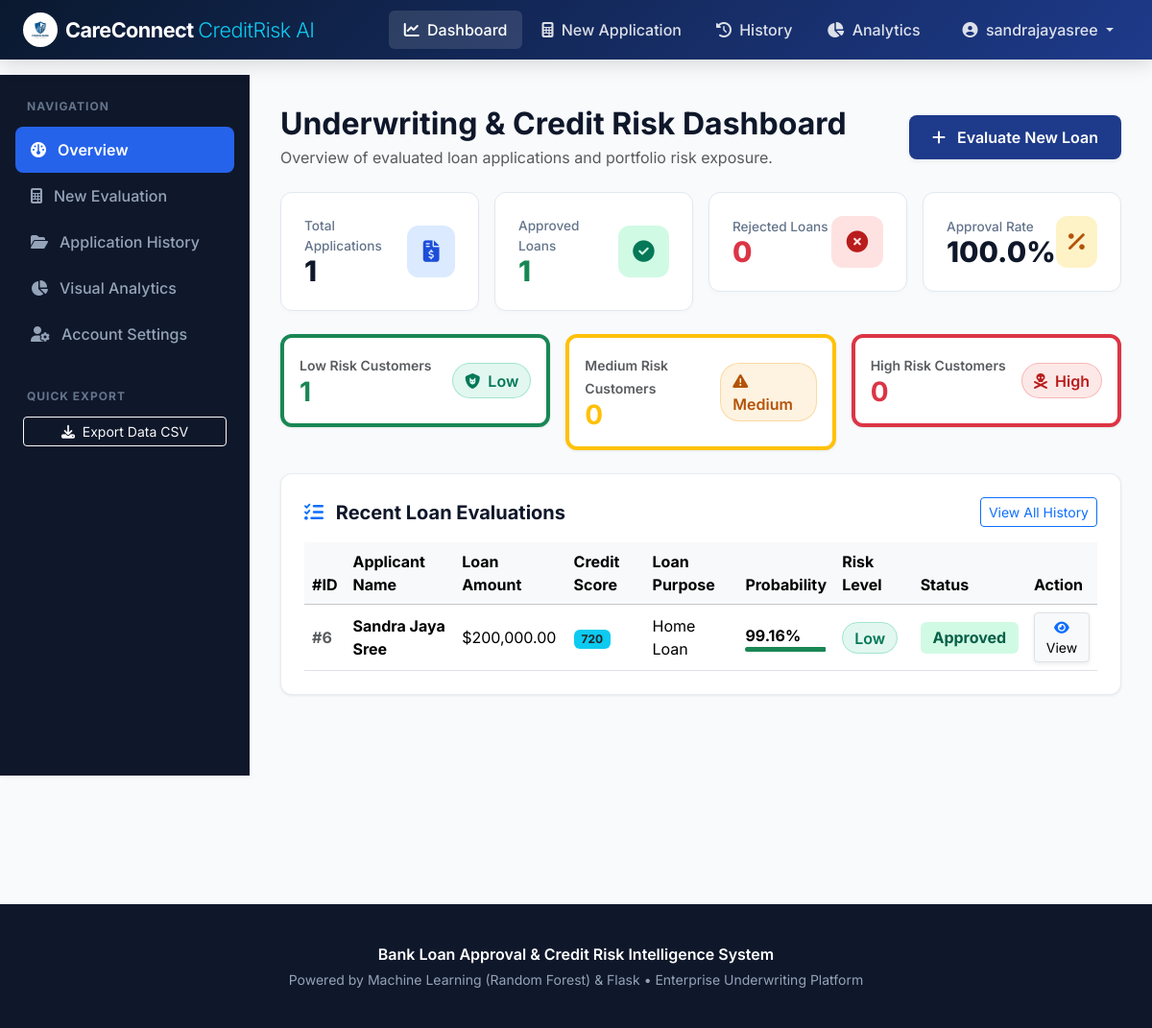
/dashboard (signed in), run on the app's committed database.
### tables this page shows
CREATE TABLE applications (
    id INTEGER PRIMARY KEY AUTOINCREMENT,
    user_id INTEGER NOT NULL,
    applicant_name TEXT NOT NULL,
    age INTEGER NOT NULL,
    gender TEXT NOT NULL,
    marital_status TEXT NOT NULL,
    education TEXT NOT NULL,
    employment_status TEXT NOT NULL,
    annual_income REAL NOT NULL,
    monthly_income REAL NOT NULL,
    coapplicant_income REAL NOT NULL,
    loan_amount REAL NOT NULL,
    loan_term INTEGER NOT NULL,
    credit_score INTEGER NOT NULL,
    existing_loans INTEGER NOT NULL,
    savings REAL NOT NULL,
    property_area TEXT NOT NULL,
    dti_ratio REAL NOT NULL,
    collateral_value REAL NOT NULL,
    loan_purpose TEXT NOT NULL,
    dependents INTEGER NOT NULL,
    prediction_status TEXT NOT NULL,
    approval_probability REAL NOT NULL,
    risk_level TEXT NOT NULL,
    risk_factors TEXT,
    created_at TIMESTAMP DEFAULT CURRENT_TIMESTAMP,
    FOREIGN KEY (user_id) REFERENCES users (id) ON DELETE CASCADE
);

### routes/dashboard.py (the view)
@dashboard_bp.route('/dashboard')
@login_required
def index():
    user_id = session['user_id']
    role = session.get('role')
    if role == 'admin':
        total_apps = query_db("SELECT COUNT(*) as cnt FROM applications", one=True)['cnt']
        approved_apps = query_db("SELECT COUNT(*) as cnt FROM applications WHERE prediction_status = 'Approved'", one=True)['cnt']
        rejected_apps = query_db("SELECT COUNT(*) as cnt FROM applications WHERE prediction_status = 'Rejected'", one=True)['cnt']
        high_risk = query_db("SELECT COUNT(*) as cnt FROM applications WHERE risk_level = 'High'", one=True)['cnt']
        medium_risk = query_db("SELECT COUNT(*) as cnt FROM applications WHERE risk_level = 'Medium'", one=True)['cnt']
        low_risk = query_db("SELECT COUNT(*) as cnt FROM applications WHERE risk_level = 'Low'", one=True)['cnt']
        recent_apps = query_db("SELECT * FROM applications ORDER BY created_at DESC LIMIT 6")
    else:
        total_apps = query_db("SELECT COUNT(*) as cnt FROM applications WHERE user_id = ?", (user_id,), one=True)['cnt']
        approved_apps = query_db("SELECT COUNT(*) as cnt FROM applications WHERE user_id = ? AND prediction_status = 'Approved'", (user_id,), one=True)['cnt']
        rejected_apps = query_db("SELECT COUNT(*) as cnt FROM applications WHERE user_id = ? AND prediction_status = 'Rejected'", (user_id,), one=True)['cnt']
        high_risk = query_db("SELECT COUNT(*) as cnt FROM applications WHERE user_id = ? AND risk_level = 'High'", (user_id,), one=True)['cnt']
        medium_risk = query_db("SELECT COUNT(*) as cnt FROM applications WHERE user_id = ? AND risk_level = 'Medium'", (user_id,), one=True)['cnt']
        low_risk = query_db("SELECT COUNT(*) as cnt FROM applications WHERE user_id = ? AND risk_level = 'Low'", (user_id,), one=True)['cnt']
        recent_apps = query_db("SELECT * FROM applications WHERE user_id = ? ORDER BY created_at DESC LIMIT 6", (user_id,))
    approval_rate = round((approved_apps / total_apps * 100), 1) if total_apps > 0 else 0.0
    metrics = {
        'total_applications': total_apps,
        'approved_loans': approved_apps,
        'rejected_loans': rejected_apps,
        'high_risk': high_risk,
        'medium_risk': medium_risk,
        'low_risk': low_risk,
        'approval_rate': approval_rate
    }
    return render_template('dashboard.html', metrics=metrics, recent_applications=recent_apps)

### templates/dashboard.html (shortened to what this page needs)
{% extends 'base.html' %}
{% block content %}
<div class="dashboard-wrapper">
    <div class="sidebar d-none d-md-block">
        <div class="sidebar-heading">Navigation</div>
        <ul class="sidebar-menu">
            <li>
                <a href="{{ url_for('dashboard.index') }}" class="active">
                    <i class="fa-solid fa-gauge"></i> Overview
                </a>
            </li>
            <li>
                <a href="{{ url_for('predict.predict') }}">
                    <i class="fa-solid fa-calculator"></i> New Evaluation
                </a>
            </li>
            <li>
                <a href="{{ url_for('predict.history') }}">
                    <i class="fa-solid fa-folder-open"></i> Application History
                </a>
            </li>
            <li>
                <a href="{{ url_for('analytics.index') }}">
                    <i class="fa-solid fa-chart-pie"></i> Visual Analytics
                </a>
            </li>
            <li>
                <a href="{{ url_for('auth.profile') }}">
                    <i class="fa-solid fa-user-gear"></i> Account Settings
                </a>
            </li>
        </ul>
        <div class="sidebar-heading">Quick Export</div>
        <div class="px-2">
            <a href="{{ url_for('predict.download_csv') }}" class="btn btn-sm btn-outline-light w-100 mb-2">
                <i class="fa-solid fa-download me-1"></i> Export Data CSV
            </a>
        </div>
    </div>
    <div class="main-content">
        <div class="d-flex justify-content-between align-items-center mb-4 flex-wrap gap-2">
            <div>
                <h2 class="fw-bold mb-1">Underwriting & Credit Risk Dashboard</h2>
                <p class="text-muted mb-0">Overview of evaluated loan applications and portfolio risk exposure.</p>
            </div>
            <div>
                <a href="{{ url_for('predict.predict') }}" class="btn btn-bank-primary shadow-sm">
                    <i class="fa-solid fa-plus me-2"></i> Evaluate New Loan
                </a>
            </div>
        </div>
        <div class="row g-3 mb-4">
            <div class="col-sm-6 col-lg-3">
                <div class="metric-card">
                    <div>
                        <div class="metric-label">Total Applications</div>
                        <div class="metric-val">{{ metrics.total_applications }}</div>
                    </div>
                    <div class="metric-icon icon-blue">
                        <i class="fa-solid fa-file-invoice-dollar"></i>
                    </div>
                </div>
            </div>
            <div class="col-sm-6 col-lg-3">
                <div class="metric-card">
                    <div>
                        <div class="metric-label">Approved Loans</div>
                        <div class="metric-val text-success">{{ metrics.approved_loans }}</div>
                    </div>
                    <div class="metric-icon icon-green">
                        <i class="fa-solid fa-circle-check"></i>
                    </div>
                </div>
            </div>
            <div class="col-sm-6 col-lg-3">
                <div class="metric-card">
                    <div>
                        <div class="metric-label">Rejected Loans</div>
                        <div class="metric-val text-danger">{{ metrics.rejected_loans }}</div>
                    </div>
                    <div class="metric-icon icon-red">
                        <i class="fa-solid fa-circle-xmark"></i>
                    </div>
                </div>
            </div>
            <div class="col-sm-6 col-lg-3">
                <div class="metric-card">
                    <div>
                        <div class="metric-label">Approval Rate</div>
                        <div class="metric-val">{{ metrics.approval_rate }}%</div>
                    </div>
                    <div class="metric-icon icon-amber">
                        <i class="fa-solid fa-percent"></i>
                    </div>
                </div>
            </div>
        </div>
        <div class="row g-3 mb-4">
            <div class="col-md-4">
                <div class="card-bank p-3 border-start border-4 border-success">
                    <div class="d-flex justify-content-between align-items-center">
                        <div>
                            <span class="text-muted small fw-semibold">Low Risk Customers</span>
                            <h3 class="fw-bold mb-0 text-success">{{ metrics.low_risk }}</h3>
                        </div>
                        <span class="badge-risk-low"><i class="fa-solid fa-shield-cat me-1"></i> Low</span>
                    </div>
                </div>
            </div>
            <div class="col-md-4">
                <div class="card-bank p-3 border-start border-4 border-warning">
                    <div class="d-flex justify-content-between align-items-center">
                        <div>
                            <span class="text-muted small fw-semibold">Medium Risk Customers</span>
                            <h3 class="fw-bold mb-0 text-warning">{{ metrics.medium_risk }}</h3>
                        </div>
                        <span class="badge-risk-medium"><i class="fa-solid fa-triangle-exclamation me-1"></i> Medium</span>
                    </div>
                </div>
            </div>
            <div class="col-md-4">
                <div class="card-bank p-3 border-start border-4 border-danger">
                    <div class="d-flex justify-content-between align-items-center">
                        <div>
                            <span class="text-muted small fw-semibold">High Risk Customers</span>
                            <h3 class="fw-bold mb-0 text-danger">{{ metrics.high_risk }}</h3>
                        </div>
                        <span class="badge-risk-high"><i class="fa-solid fa-skull-crossbones me-1"></i> High</span>
                    </div>
                </div>
            </div>
        </div>
        <div class="card-bank p-4 mb-4">
            <div class="d-flex justify-content-between align-items-center mb-3">
                <h5 class="fw-bold mb-0"><i class="fa-solid fa-list-check me-2 text-primary"></i> Recent Loan Evaluations</h5>
                <a href="{{ url_for('predict.history') }}" class="btn btn-sm btn-outline-primary">View All History</a>
            </div>
            <div class="table-responsive">
                <table class="table table-hover align-middle mb-0">
                    <thead class="table-light">
                        <tr>
                            <th>#ID</th>
                            <th>Applicant Name</th>
                            <th>Loan Amount</th>
                            <th>Credit Score</th>
                            <th>Loan Purpose</th>
                            <th>Probability</th>
                            <th>Risk Level</th>
                            <th>Status</th>
                            <th>Action</th>
                        </tr>
                    </thead>
                    <tbody>
                        {% if recent_applications %}
                            {% for app in recent_applications %}
                            <tr>
                                <td class="fw-bold text-muted">#{{ app.id }}</td>
                                <td class="fw-bold">{{ app.applicant_name }}</td>
                                <td>{{ app.loan_amount | currency }}</td>
                                <td>
                                    <span class="badge {% if app.credit_score >= 740 %}bg-success{% elif app.credit_score >= 650 %}bg-info text-dark{% else %}bg-danger{% endif %}">
                                        {{ app.credit_score }}
                                    </span>
                                </td>
                                <td>{{ app.loan_purpose }}</td>
                                <td>
                                    <div class="fw-bold">{{ app.approval_probability }}%</div>
                                    <div class="progress" style="height: 5px;">
                                        <div class="progress-bar {% if app.approval_probability >= 50 %}bg-success{% else %}bg-danger{% endif %}" role="progressbar" style="width: {{ app.approval_probability }}%;"></div>
                                    </div>
                                </td>
                                <td>
                                    {% if app.risk_level == 'Low' %}
                                        <span class="badge-risk-low">Low</span>
                                    {% elif app.risk_level == 'Medium' %}
                                        <span class="badge-risk-medium">Medium</span>
                                    {% else %}
                                        <span class="badge-risk-high">High</span>
                                    {% endif %}
                                </td>
                                <td>
                                    {% if app.prediction_status == 'Approved' %}
                                        <span class="badge-status-approved">Approved</span>
                                    {% else %}
                                        <span class="badge-status-rejected">Rejected</span>
                                    {% endif %}
                                </td>
                                <td>
                                    <a href="{{ url_for('predict.prediction_result', app_id=app.id) }}" class="btn btn-sm btn-light border shadow-sm">
                                        <i class="fa-solid fa-eye text-primary"></i> View
                                    </a>
                                </td>
                            </tr>
                            {% endfor %}
                        {% else %}
                            <tr>
                                <td colspan="9" class="text-center py-4 text-muted">No loan applications recorded yet. <a href="{{ url_for('predict.predict') }}">Click here to submit your first application.</a></td>
                            </tr>
                        {% endif %}
                    </tbody>
                </table>
            </div>
        </div>
    </div>
</div>
{% endblock %}

### data on the page
applications: id "6", applicant_name "Sandra Jaya Sree", loan_amount "$200,000.00", credit_score "720", loan_purpose "Home Loan", approval_probability "99.16", risk_level "Low", prediction_status "Approved"

### other printed values
{{ session.get('username') }} "sandrajayasree"
{{ metrics.total_applications }} "1"
{{ metrics.approved_loans }} "1"
{{ metrics.rejected_loans }} "0"
{{ metrics.approval_rate }} "100.0"
{{ metrics.low_risk }} "1"
{{ metrics.medium_risk }} "0"
{{ metrics.high_risk }} "0"
